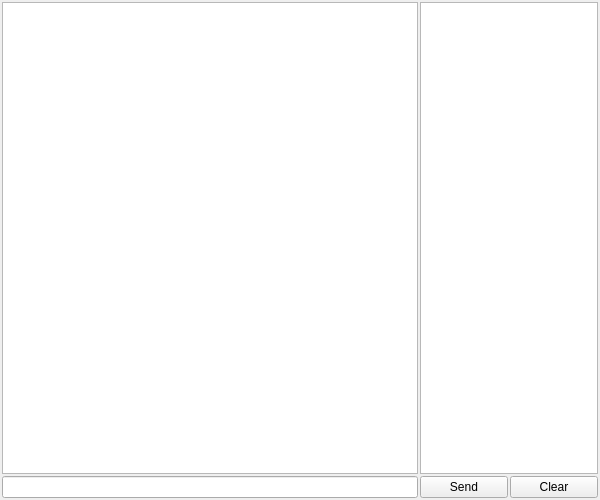
<?xml version="1.0" encoding="UTF-8"?>
<ui version="4.0">
 <class>MainWindow</class>
 <widget class="QMainWindow" name="MainWindow">
  <property name="geometry">
   <rect>
    <x>0</x>
    <y>0</y>
    <width>600</width>
    <height>500</height>
   </rect>
  </property>
  <property name="minimumSize">
   <size>
    <width>600</width>
    <height>500</height>
   </size>
  </property>
  <property name="maximumSize">
   <size>
    <width>600</width>
    <height>500</height>
   </size>
  </property>
  <property name="windowTitle">
   <string>Chat</string>
  </property>
  <widget class="QWidget" name="centralwidget">
   <layout class="QGridLayout" name="gridLayout_2">
    <property name="leftMargin">
     <number>2</number>
    </property>
    <property name="topMargin">
     <number>2</number>
    </property>
    <property name="rightMargin">
     <number>2</number>
    </property>
    <property name="bottomMargin">
     <number>2</number>
    </property>
    <property name="spacing">
     <number>2</number>
    </property>
    <item row="0" column="0">
     <layout class="QGridLayout" name="gridLayout" columnstretch="7,3">
      <property name="spacing">
       <number>2</number>
      </property>
      <item row="1" column="0">
       <widget class="QTextEdit" name="chat_textEdit">
        <property name="readOnly">
         <bool>true</bool>
        </property>
       </widget>
      </item>
      <item row="3" column="0">
       <widget class="QLineEdit" name="message_lineEdit"/>
      </item>
      <item row="1" column="1">
       <widget class="QListView" name="users_listView"/>
      </item>
      <item row="3" column="1">
       <layout class="QHBoxLayout" name="horizontalLayout">
        <property name="spacing">
         <number>2</number>
        </property>
        <item>
         <widget class="QPushButton" name="send_pushButton">
          <property name="text">
           <string>Send</string>
          </property>
         </widget>
        </item>
        <item>
         <widget class="QPushButton" name="clear_pushButton">
          <property name="text">
           <string>Clear</string>
          </property>
         </widget>
        </item>
       </layout>
      </item>
     </layout>
    </item>
   </layout>
  </widget>
 </widget>
 <resources/>
 <connections/>
</ui>
